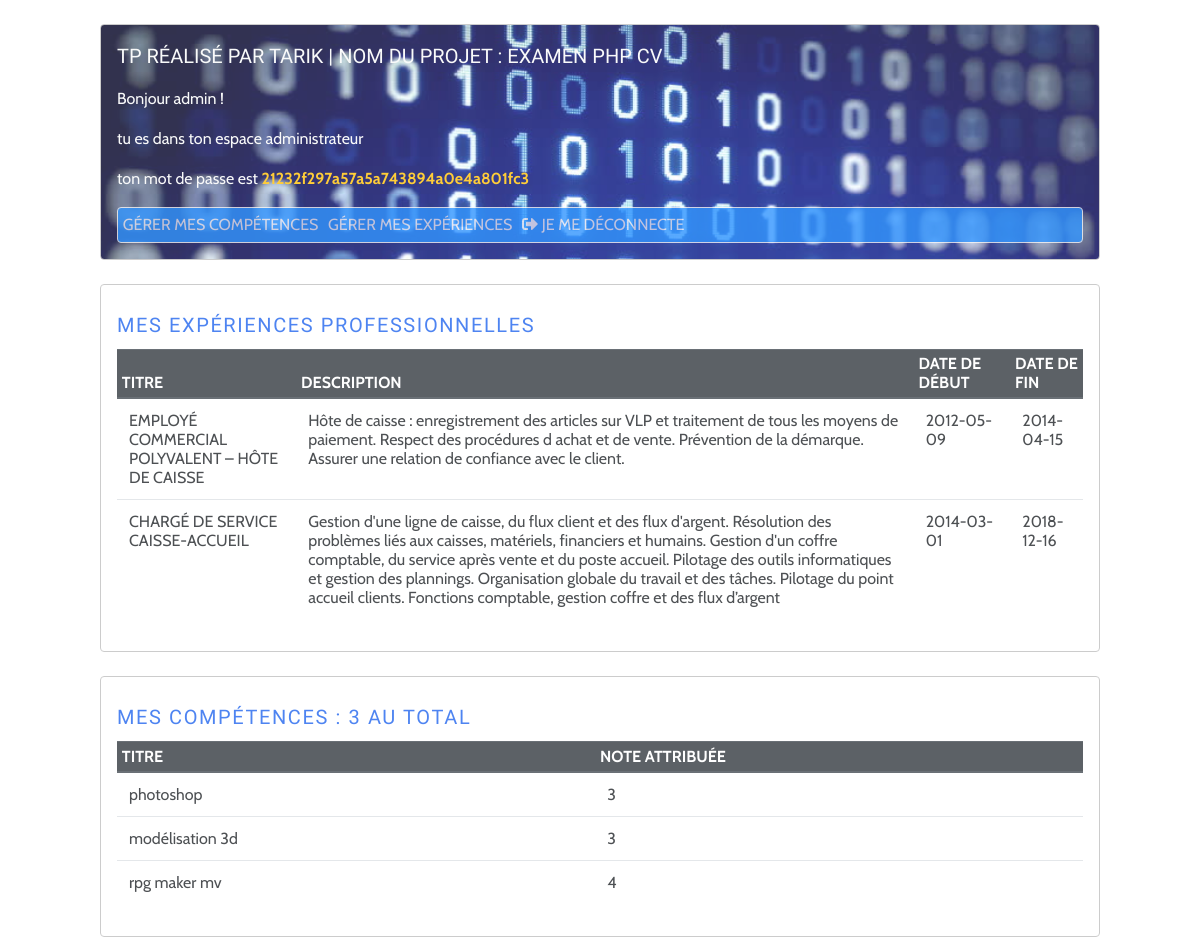
The page /home.php (signed in) on the database its author committed.
### tables this page shows
CREATE TABLE `experience` (
  `id` int(11) NOT NULL,
  `titre` varchar(250) NOT NULL,
  `description` text NOT NULL,
  `date_debut` date NOT NULL,
  `date_fin` date DEFAULT NULL
);

CREATE TABLE `competence` (
  `titre` varchar(250) NOT NULL,
  `id` int(11) NOT NULL,
  `note` int(11) NOT NULL
);

### home.php (the view, shortened to what this page needs)
<?php
require_once ('include.php');
include ('jumbotron.php');
?>
<?php
$req = $bdd -> query('SELECT * FROM experience');
$results = $req->fetchAll();
?>
<div class="menu container col-10">
<table class="table">
  <thead class="thead-dark text-uppercase table-sm">
    <tr>
      <th scope="col">titre</th>
      <th scope="col">description</th>
      <th scope="col">date de début</th>
      <th scope="col">date de fin</th>
    </tr>
  </thead>
  <tbody>
    <?php
    foreach ($results as $res){?>
    <tr>
      <td scope="row"><?= $res['titre']?></td>
      <td><?= $res['description']?></td>
      <td width='10%'><?= $res['date_debut']?></td>
      <td><?= $res['date_fin']?></td>
    </tr>
    <?php
    }
    ?>
  </tbody>
  <caption class='lead text-uppercase'>mes expériences professionnelles</caption>
</table>
</div>
<?php
$req2 = $bdd -> query('SELECT * FROM competence');
$results2 = $req2->fetchAll();
$count = $bdd->query('select count(*) as nb from competence');
$data = $count->fetch();
$nb = $data['nb'];
?>
<div class="menu container col-10 mt-4">
<table class="table">
  <thead class="thead-dark text-uppercase table-sm">
    <tr>
      <th scope="col">titre</th>
      <th scope="col">note attribuée</th>
    </tr>
  </thead>
  <tbody>
    <?php
    foreach ($results2 as $res2){?>
    <tr>
      <td scope="row"><?= $res2['titre']?></td>
      <td><?= $res2['note']?></td>
    </tr>
    <?php
    }
    ?>
  </tbody>
  <caption class='lead text-uppercase'>mes compétences : <?= $nb ?> au total </caption>
</table>
</div>

### utils/head.php (style rules this page uses)
* { font-family:'Cabin'; }
.menu { opacity:0.8; padding:1rem; border-radius:4px; border:1px solid silver; }
caption { caption-side:top; color: #26e; font-family:'Concert One'; letter-spacing:0.1rem; }
.lead { font-family:'Work Sans'; }

### rows shown on the page
experience: titre "EMPLOYÉ COMMERCIAL POLYVALENT – HÔTE DE CAISSE", description "Hôte de caisse : enregistrement des articles sur VLP et traitement de tous les moyens de paiement. Respect des procédures d achat et de vente. Prévention de la démarque. Assurer une relation de confiance avec le client.", date_debut "2012-05-09", date_fin "2014-04-15"
experience: titre "CHARGÉ DE SERVICE CAISSE-ACCUEIL", description "Gestion d'une ligne de caisse, du flux client et des flux d'argent. Résolution des problèmes liés aux caisses, matériels, financiers et humains. Gestion d'un coffre comptable, du service après vente et du poste accueil. Pilotage des outils informatiques et gestion des plannings. Organisation globale du travail et des tâches. Pilotage du point accueil clients. Fonctions comptable, gestion coffre et des flux d’argent", date_debut "2014-03-01", date_fin "2018-12-16"
competence: titre "photoshop", note "3"
competence: titre "modélisation 3d", note "3"
competence: titre "rpg maker mv", note "4"

### other values the page prints
$dev[0] "TARIK"
$dev[3] "EXAMEN PHP CV"
$_SESSION['user']['nom'] "admin"
$_SESSION['user']['mot_de_passe'] "21232f297a57a5a743894a0e4a801fc3"
$nb "3"
